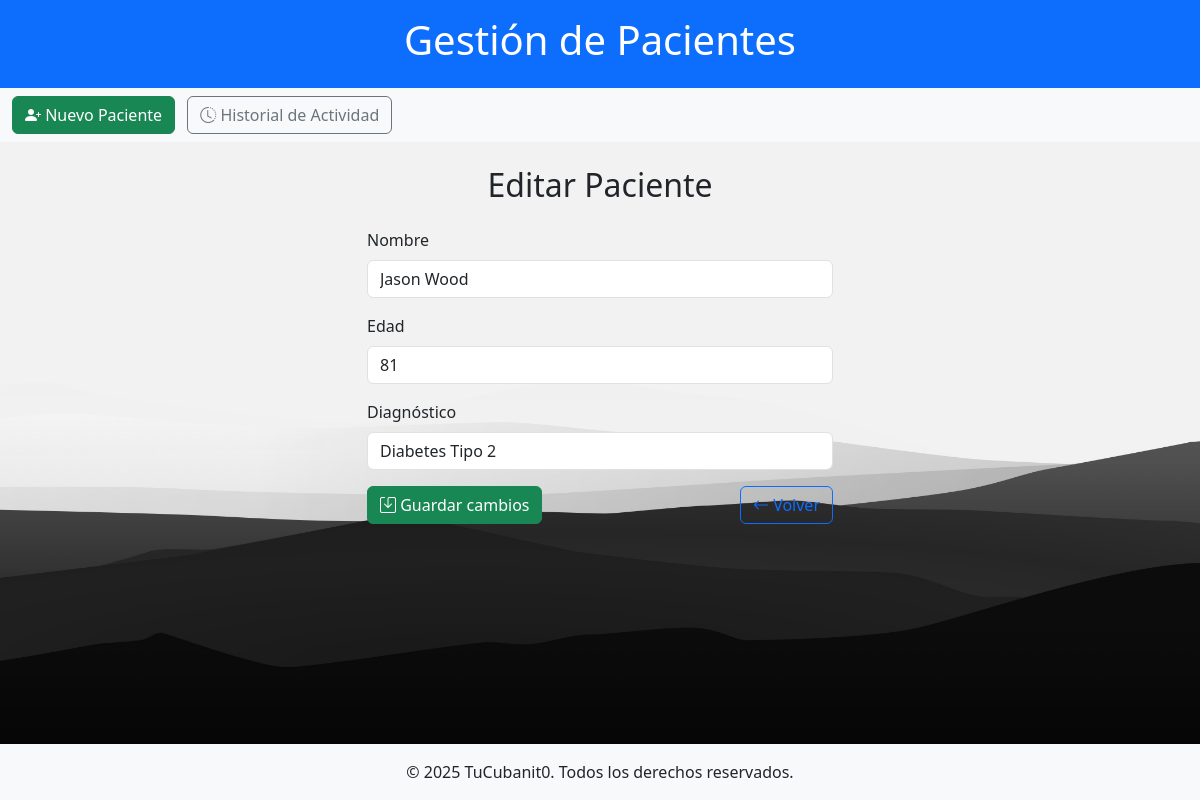
/editar_paciente/1, run on an earlier commit of the app's database.
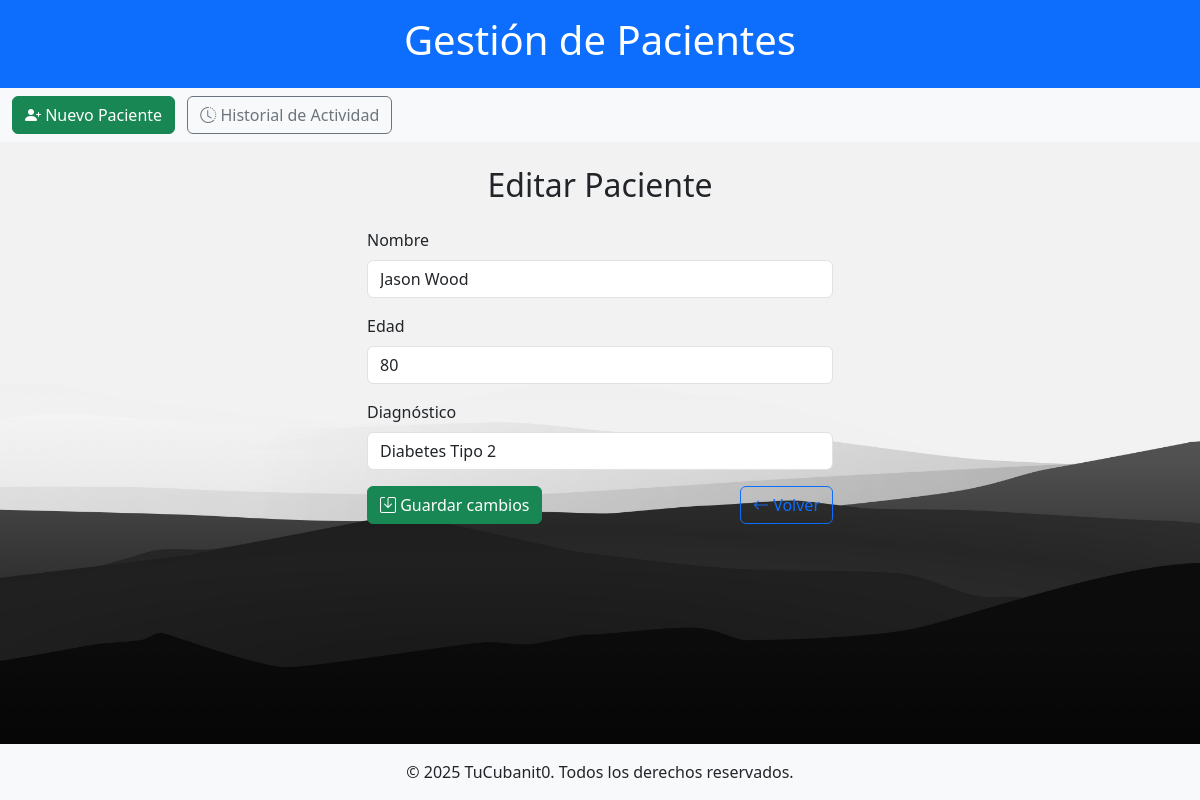
And on a later commit of the database.
### tables this page shows
CREATE TABLE Pacientes (
                id INTEGER PRIMARY KEY AUTOINCREMENT,
                nombre TEXT NOT NULL,
                edad INTEGER NOT NULL,
                diagnostico TEXT NOT NULL
            );

### app.py (the view, shortened to what this page needs)
@app.route('/editar_paciente/<int:id>', methods=['GET', 'POST'])
def editar_paciente(id):
    try:
        paciente = db.obtener_paciente_por_id(id)
        if not paciente:
            abort(404, description="Paciente no encontrado")
    except Exception as e:
        logger.error(f"Error obteniendo paciente con ID {id}: {e}")
        abort(500, description="Error obteniendo datos del paciente.")
    return render_template('editar_paciente.html', paciente=paciente)

### app.py (called while the page is built)
@app.context_processor
def inject_current_year():
    return {'current_year': datetime.now().year}

### db.py (called while the page is built)
def handle_db_error(func):
    def wrapper(*args, **kwargs):
        try:
            return func(*args, **kwargs)
        except sqlite3.Error as e:
            print(f"Database error in {func.__name__}: {e}")
            return None
    return wrapper

@handle_db_error
def obtener_paciente_por_id(id: int) -> Optional[sqlite3.Row]:
    with sqlite3.connect(DATABASE_PATH) as conn:
        conn.row_factory = sqlite3.Row
        cursor = conn.cursor()
        cursor.execute(f'SELECT * FROM {TABLE_PACIENTES} WHERE {COLUMN_ID} = ?', (id,))
        return cursor.fetchone()

### templates/editar_paciente.html (shortened to what this page needs)
{% extends 'base.html' %}
{% block content %}
<div class="container-fluid">
    <div class="row justify-content-center">
        <div class="col-md-6 col-lg-5">
            <h2 class="mb-4 text-center">Editar Paciente</h2>
            <form method="post" novalidate>
                <div class="mb-3">
                    <label for="nombre" class="form-label">Nombre</label>
                    <input type="text" name="nombre" id="nombre" class="form-control" required
                        value="{{ paciente[1] }}" placeholder="Ej: Juan Pérez">
                </div>
                <div class="mb-3">
                    <label for="edad" class="form-label">Edad</label>
                    <input type="number" name="edad" id="edad" class="form-control" required min="0" max="120"
                        value="{{ paciente[2] }}" placeholder="Ej: 45">
                </div>
                <div class="mb-3">
                    <label for="diagnostico" class="form-label">Diagnóstico</label>
                    <input type="text" name="diagnostico" id="diagnostico" class="form-control" required
                        value="{{ paciente[3] }}" placeholder="Ej: Hipertensión">
                </div>
                <div class="d-flex justify-content-between">
                    <button type="submit" class="btn btn-success">
                        <i class="bi bi-save"></i> Guardar cambios
                    </button>
                    <a href="{{ url_for('index') }}" class="btn btn-outline-primary">
                        <i class="bi bi-arrow-left"></i> Volver
                    </a>
                </div>
            </form>
        </div>
    </div>
</div>
{% endblock %}

### templates/base.html (shortened to what this page needs)
<!DOCTYPE html>
<html lang="es">
<head>
    <link rel="stylesheet" href="{{ url_for('static', filename='css/style.css') }}">
    <link href="https://cdn.jsdelivr.net/npm/bootstrap@5.3.5/dist/css/bootstrap.min.css" rel="stylesheet">
    <link href="https://cdn.jsdelivr.net/npm/bootstrap-icons@1.10.5/font/bootstrap-icons.css" rel="stylesheet">
</head>
<body class="bg-light d-flex flex-column min-vh-100">
    <header class="bg-primary text-white text-center py-3">
        <h1>Gestión de Pacientes</h1>
    </header>
    <nav class="navbar navbar-expand-lg navbar-light bg-light">
        <div class="container-fluid d-flex justify-content-between">
            <div>
                <a href="{{ url_for('nuevo_paciente') }}" class="btn btn-success me-2">
                    <i class="bi bi-person-plus-fill"></i> Nuevo Paciente
                </a>
                <a href="{{ url_for('ver_logs') }}" class="btn btn-outline-secondary">
                    <i class="bi bi-clock-history"></i> Historial de Actividad
                </a>
            </div>
        </div>
    </nav>
    <main class="container-fluid my-4 flex-grow-1">
        {% block content %}{% endblock %}
    </main>
    <footer class="bg-light text-center py-3 mt-auto">
        <p class="mb-0">&copy; {{ current_year }} TuCubanit0. Todos los derechos reservados.</p>
    </footer>
</body>
</html>

### static/css/style.css (style rules this page uses)
body { background-image: url('711093.jpg'); background-size: cover; background-repeat: no-repeat; background-attachment: fixed; background-position: center; margin: 0; font-family: Arial, sans-serif; color: #333; }

What changed in the data, as far as the page shows it:
changed Pacientes "Jason Wood": edad "81" → "80"
